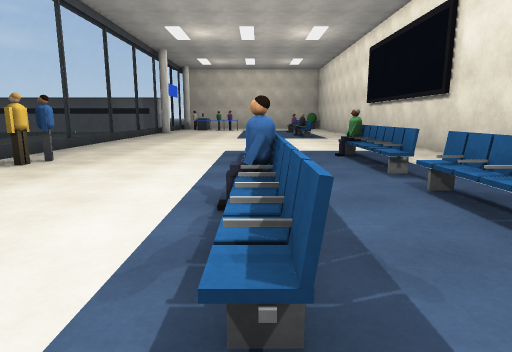
View 1 (above)

22 first-person views from a walk through a Unity game level. The camera is 1.2 m above the floor, tilts 10° down and sees 75° across. The floor is counted in squares, 1 m on a side. Each view is taken from the middle of a square. On the plan, view 1 faces up. The plan holds only what a view shows up to about 14 squares ahead; the rest is blank. The place goes on beyond the plan. The player character is not drawn. Door leaves are left out, so doorways stand open. Surface patterns are stand-ins for the level's own textures.

View 2
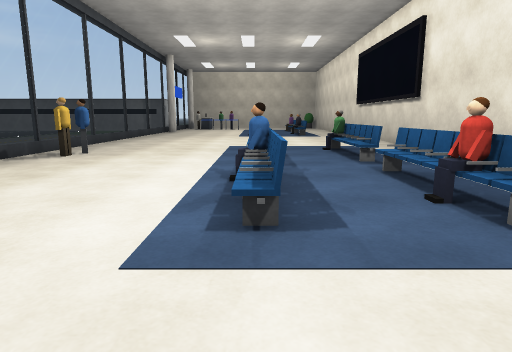

View 3
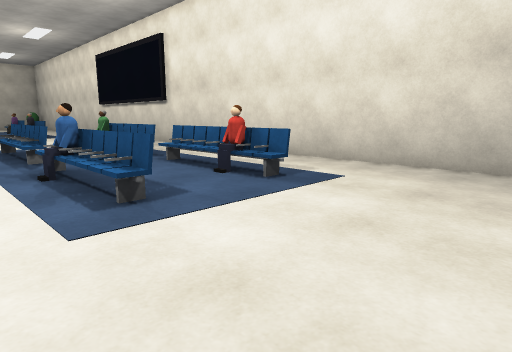

View 4
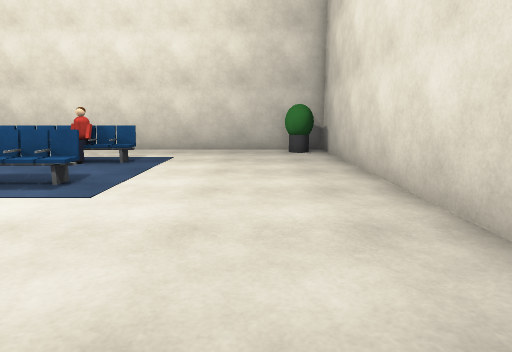

View 5
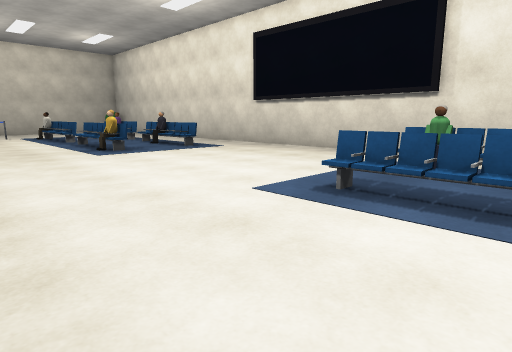

View 6
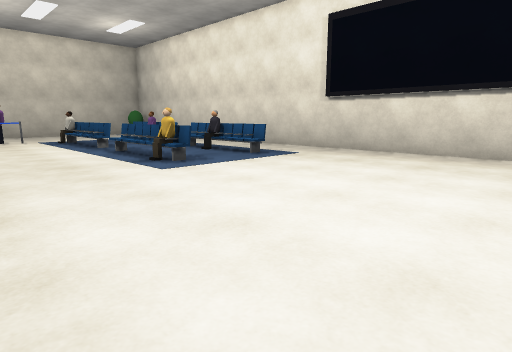

View 7
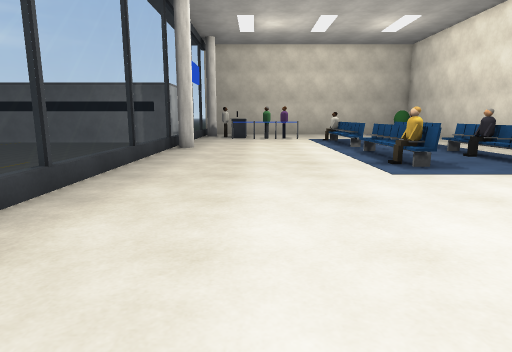

View 8
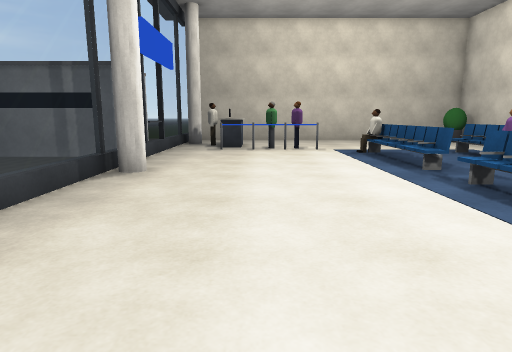

View 9
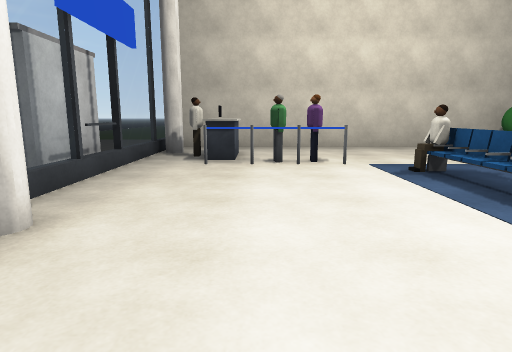

View 10
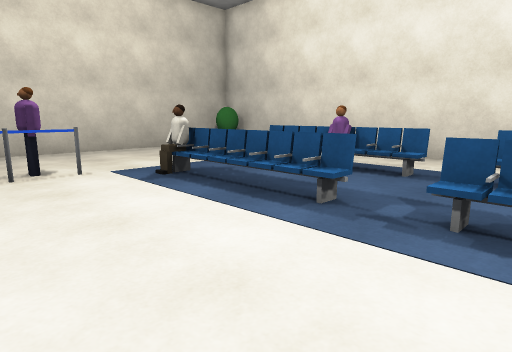

View 11
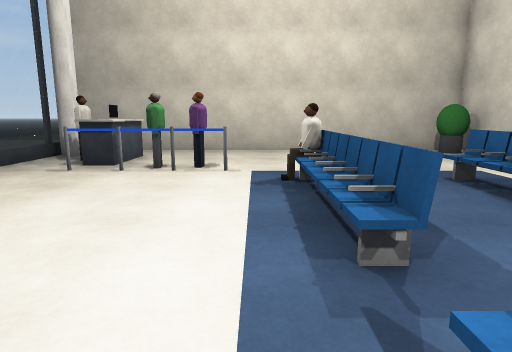

View 12
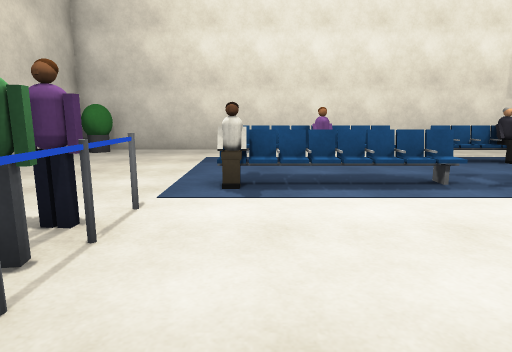

View 13
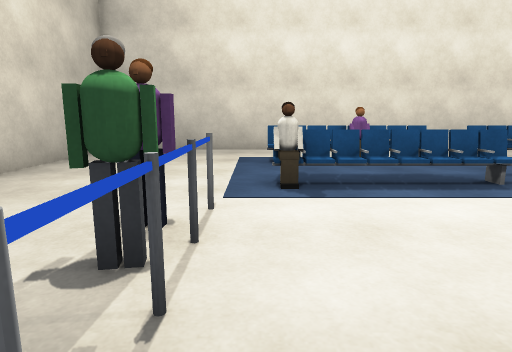

View 14
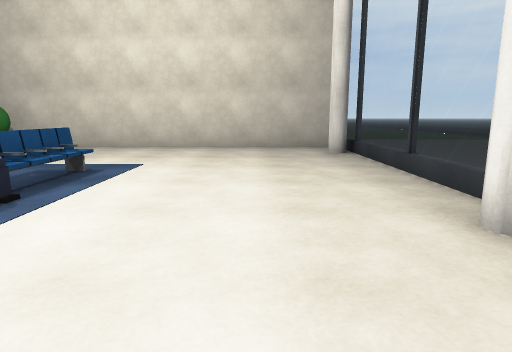

View 15
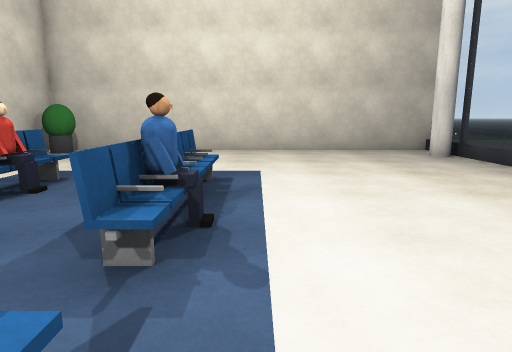

View 16
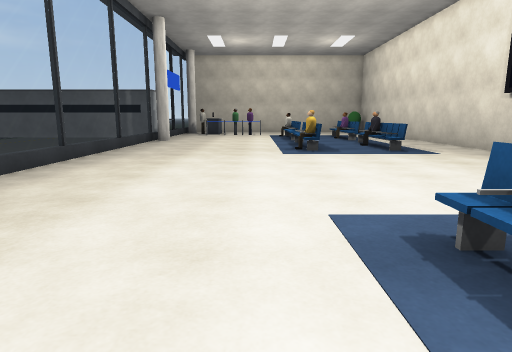

View 17
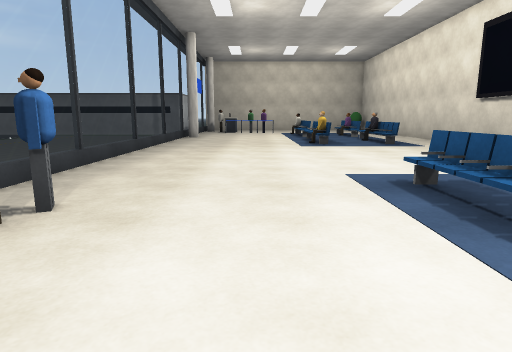

View 18
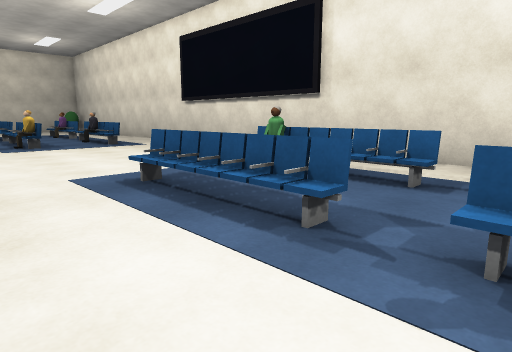

View 19
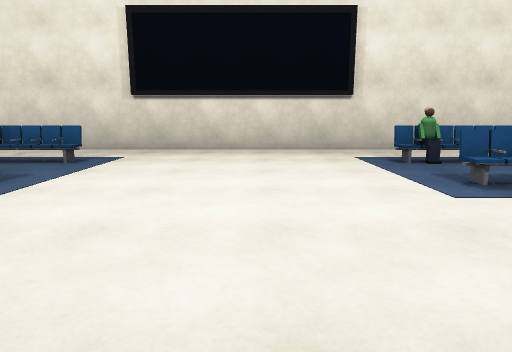

View 20
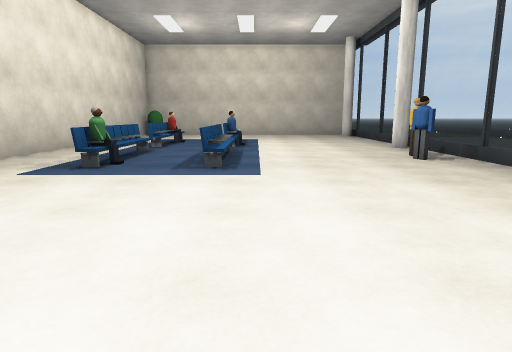

View 21
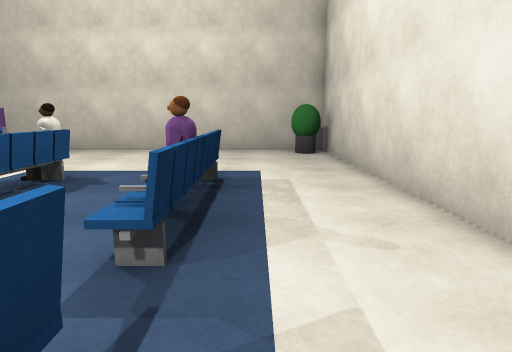

View 22
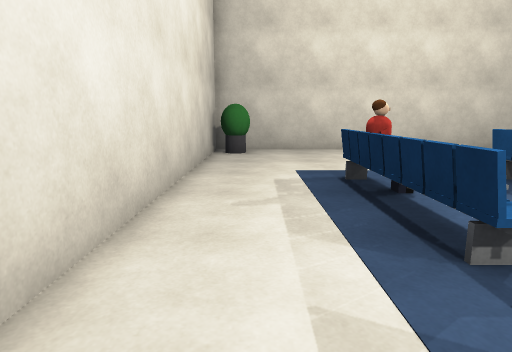

### Floor plan
Key: @ floor where view 1 was taken; # wall or solid block; . floor; D open door; = window, fence, low wall or low ledge; ^ raised ledge; v drop or lower ground; O other object.
Columns run from 10 left of view 1 to 7 right of it. Each row starts with its distance up from view 1.
 36    ##############
 35    .............#v
 34    #.^..........#v
 33   v#O^...........#
 32    .O^.OO........#
 31   =..OOOO........#
 30   DD......O..O...#
 29  #DD......O..O...#
 28 ##=.......O..O...#
 27   =.......O..O...#
 26   v#......O..O...#
 25   v#......O..O...#
 24   =.......O..O...#
 23    .......O..O...#
 22   =.......O..O...#
 21   =.......O..O...#
 20   =.......O..O...#
 19   =..............#
 18   =..............#
 17   =..............#
 16   =..............#
 15   =..............#
 14   =..............#
 13    ..............#
 12   =..............#
 11   =.......O..O...#
 10   =.......O..O...#
  9   =.O.....O..O...#
  8   =.O.....O..O...#
  7   =.......O..O...#
  6   v#......O..O...#
  5    #......O..O...#
  4    .......O..O...#
  3   =.......O..O...#
  2   =.......O..O...#
  1   =.......O..O...#
  0   =.......@......#
 -1   =..............#
 -2   v#.............#
 -3    #............#
 -4   =............##
 -5    ##############

Positions as (right, up) in squares from view 1, and headings:
1: (0, 0), facing up
2: (0, -2), facing up
3: (-2, -3), facing up-right
4: (-6, -2), facing right
5: (-5, 8), facing up-right
6: (-5, 12), facing up-right
7: (-4, 12), facing up
8: (-4, 18), facing up
9: (-4, 22), facing up
10: (-4, 23), facing up-right
11: (-1, 23), facing up
12: (-6, 29), facing right
13: (-6, 30), facing right
14: (-4, 9), facing down
15: (-1, 8), facing down
16: (-2, 8), facing up
17: (-3, 5), facing up
18: (-3, 5), facing up-right
19: (-6, 15), facing right
20: (-1, 19), facing down
21: (4, 23), facing up
22: (5, 8), facing down
